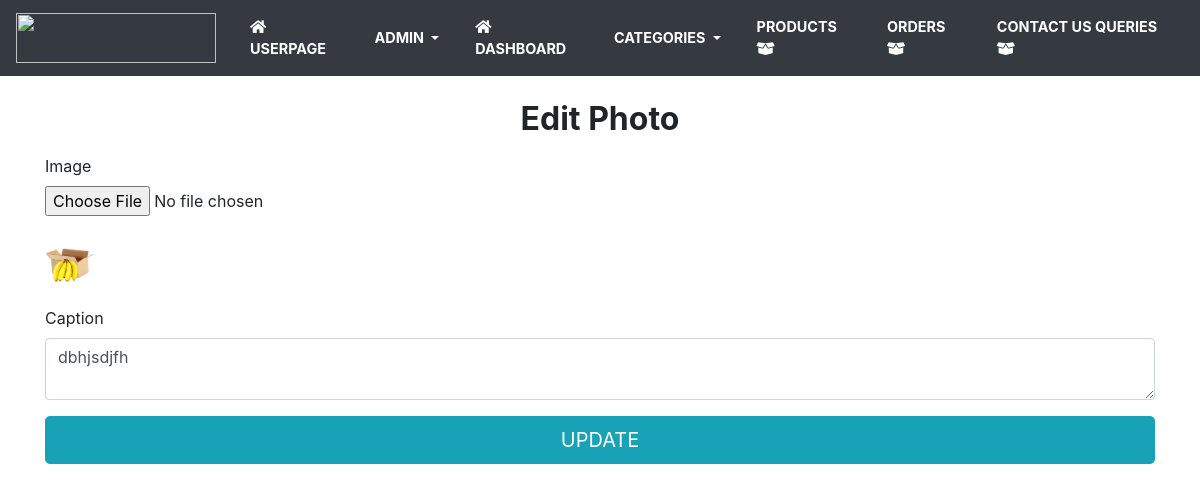
The page /Code/editphoto.php?id=23 (signed in) on the database its author committed.
### tables this page shows
CREATE TABLE `productphoto` (
  `id` int(11) NOT NULL,
  `photo` varchar(200) NOT NULL,
  `caption` text NOT NULL,
  `productid` int(11) NOT NULL
);

### Code/editphoto.php (the view, shortened to what this page needs)
<?php
include_once "connection.php";
if (isset($_GET['id'])) {
    $id = $_GET['id'];
    $selectid = "select * from productphoto where `id`='$id'";
    $idData = mysqli_query($con, $selectid);
    $rowid = mysqli_fetch_assoc($idData);
} else {
    header('location:products.php');
}
?>
<!doctype html>
    <html lang="en">
<head>
</head>
<body>
<?php
include_once "adminheader2.php";
?>
<div class="container">
<br>
    <h2 class="text-center"><b>Edit Photo</b></h2>
    <form method="post" action="manage_photo.php" enctype="multipart/form-data">
    <div class="form-group">
			<label for="categories" class=" form-control-label">Image</label>
            <br>
		<input type="file" data-rule-required="true" name="photo" id="photo" class="form-control-file"><br>
        <img src="<?php echo $rowid['photo'] ?>"  style="width:50px;height:50px"/>
		</div>
		<div class="form-group">
			<label for="categories" class=" form-control-label">Caption</label>
		<textarea name="caption" placeholder="Enter product caption" class="form-control" required><?php echo $rowid['caption'] ?></textarea>
	    </div>
        <div class="form-group">
        <input type="submit" value="UPDATE" class="btn btn-lg btn-info btn-block">
        </div>
        </form>
</div>
</body>
    </html><?php

### rows shown on the page
productphoto: photo (picture), caption "dbhjsdjfh"
